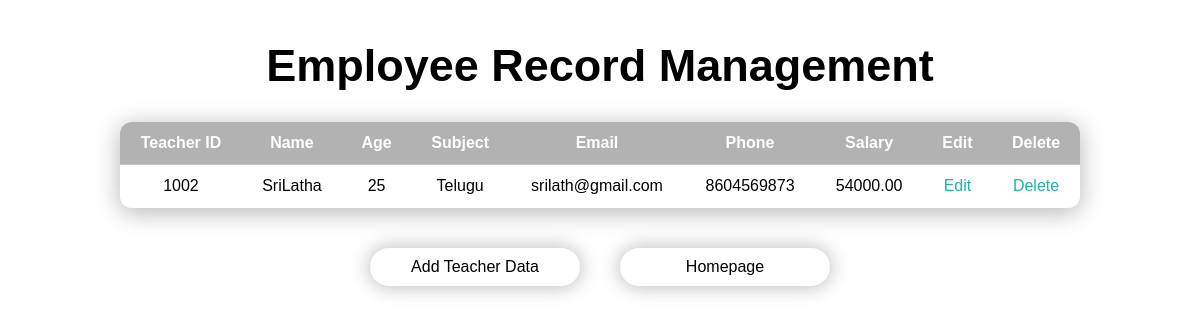
Page /employes/ on the committed database.
### app1/models.py (models this page shows, shortened)
class Teacher_Details_models(models.Model):
    teacher_id = models.IntegerField(unique=True)
    Name = models.CharField(max_length=100)
    Age = models.IntegerField()
    Subject = models.CharField(max_length=100)
    Email = models.EmailField(unique=True)
    Phone = models.BigIntegerField(unique=True)
    Salary = models.DecimalField(max_digits=10,decimal_places=2)

### app1/views.py (the view)
# urls.py: path('employes/',Employes_Details,name='myemployes'),
def Employes_Details(request):
    Teacher = Teacher_Details_models.objects.all()
    contest = {
        'Teacher':Teacher
    }
    return render(request,'frontend_app1/employetable.html',contest)

### template/frontend_app1/employetable.html (shortened to what this page needs)
{% load static %}
<!DOCTYPE html>
<html lang="en">
<head>
    <link rel="stylesheet" href="{% static 'CSS/employetable.css' %}">
</head>
<body>
    <h1>Employee Record Management</h1>
    <div class="main-container">
        <table>
            <thead>
                <tr>
                    <th>Teacher ID</th>
                    <th>Name</th>
                    <th>Age</th>
                    <th>Subject</th>
                    <th>Email</th>
                    <th>Phone</th>
                    <th>Salary</th>
                    <th>Edit</th>
                    <th>Delete</th>
                </tr>
            </thead>
            <tbody>
                {% for x in Teacher %}
                <tr>
                    <td>{{ x.teacher_id }}</td>
                    <td>{{ x.Name }}</td>
                    <td>{{ x.Age }}</td>
                    <td>{{ x.Subject }}</td>
                    <td>{{ x.Email }}</td>
                    <td>{{ x.Phone }}</td>
                    <td>{{ x.Salary }}</td>
                    <td><a href="{% url 'employeupdate' x.id %}">Edit</a></td>
                    <td><a href="{% url 'employedelete' x.id %}" onclick="return confirm('are sure to delete data')">Delete</a></td>
                </tr>
                {% endfor %}
            </tbody>
        </table>
        <div class="button-container">
            <a href="{% url 'myemployeform' %}">
                <button class="btn1">Add Teacher Data</button>
            </a>
            <a href="{% url 'myhomepage' %}">
                <button class="btn2">Homepage</button>
            </a>
        </div>
    </div>
</body>
</html>

### static/CSS/employetable.css (style rules this page uses)
body { background-image: url('https://static.vecteezy.com/system/resources/thumbnails/040/754/527/small/ai-generated-woman-standing-with-arms-crossed-in-classroom-generative-ai-photo.jpg'); background-repeat: no-repeat; background-size: cover; background-position: center; font-family: 'Poppins', sans-serif; margin: 0; padding: 0; width: 100vw; height: 100vh; }
h1 { text-align: center; font-size: 45px; font-weight: 700; color: #000; text-shadow: 0 2px 5px rgba(255, 255, 255, 0.5); margin-top: 40px; }
.main-container { display: flex; flex-direction: column; align-items: center; justify-content: flex-start; margin-top: 20px; }
table { width: 80%; border-collapse: collapse; border-radius: 12px; overflow: hidden; background: rgba(255, 255, 255, 0.15); backdrop-filter: blur(12px); -webkit-backdrop-filter: blur(12px); box-shadow: 0 4px 25px rgba(0, 0, 0, 0.3); text-align: center; margin-bottom: 40px; }
th, td { padding: 12px 18px; border-bottom: 1px solid rgba(255, 255, 255, 0.2); }
th { background: rgba(0, 0, 0, 0.3); color: white; font-weight: 600; font-size: 16px; }
td { color: #000; font-weight: 500; background: rgba(255, 255, 255, 0.1); }
.button-container { display: flex; justify-content: center; gap: 40px; }
.btn1, .btn2 { background: rgba(255, 255, 255, 0.25); border: none; height: 38px; width: 210px; font-size: 16px; color: #000; font-weight: 500; border-radius: 25px; cursor: pointer; box-shadow: 0 0 20px rgba(0, 0, 0, 0.3); transition: all 0.3s ease; }
a { text-decoration: none; color: lightseagreen; font-weight: 500; }

### rows in the picture
Teacher_Details_models: teacher_id "1002", Name "SriLatha", Age "25", Subject "Telugu", Email "srilath@gmail.com", Phone "8604569873", Salary "54000.00"
